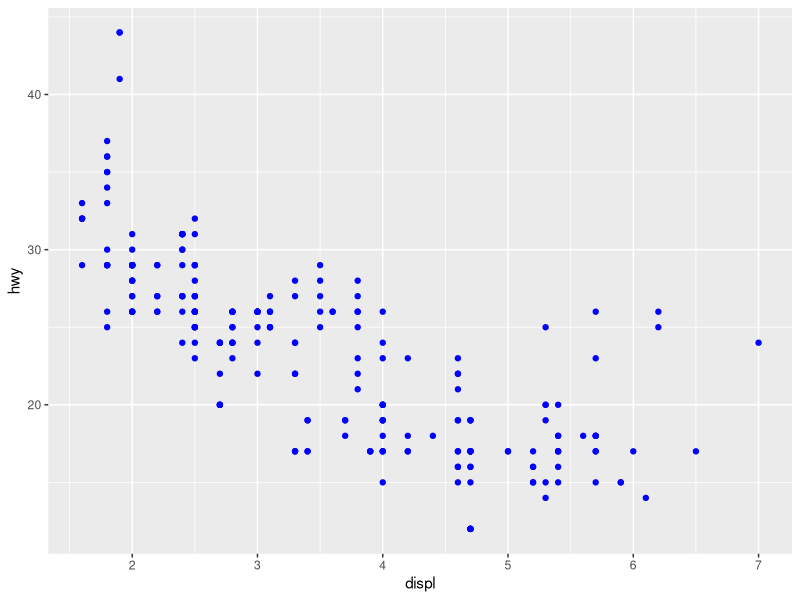
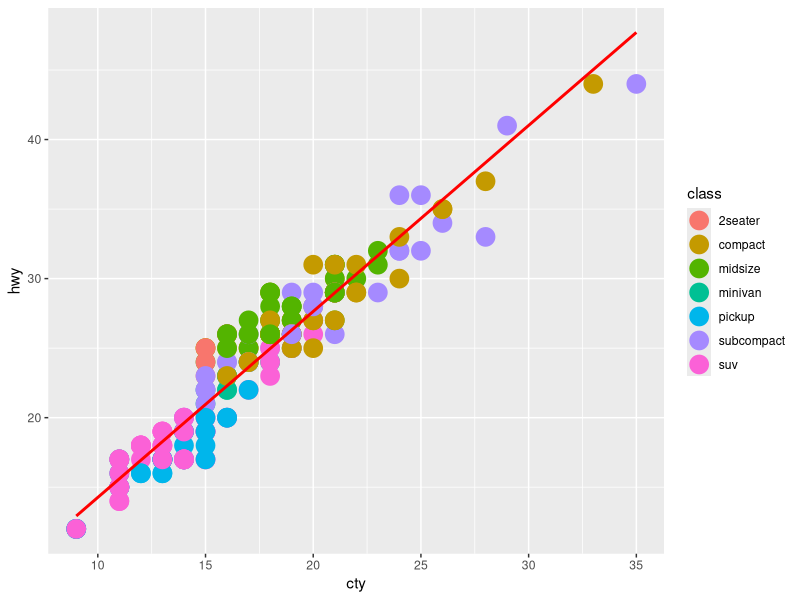
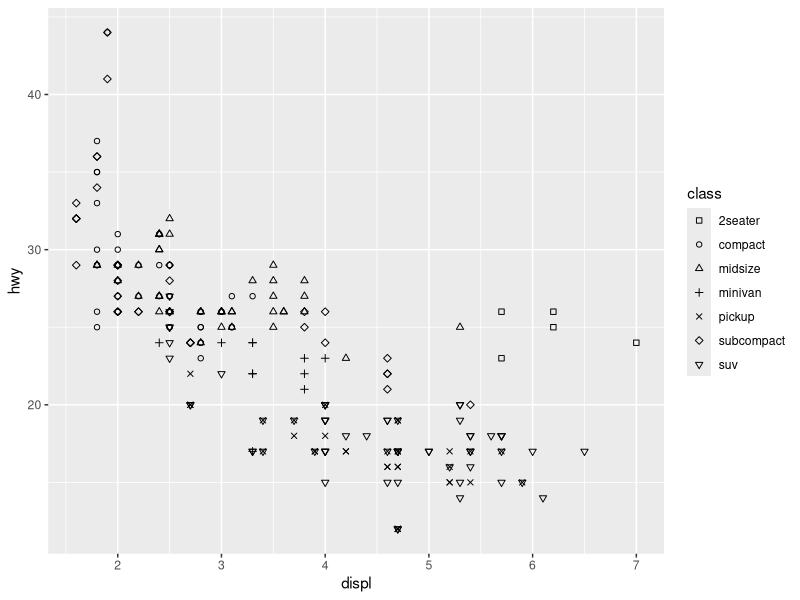
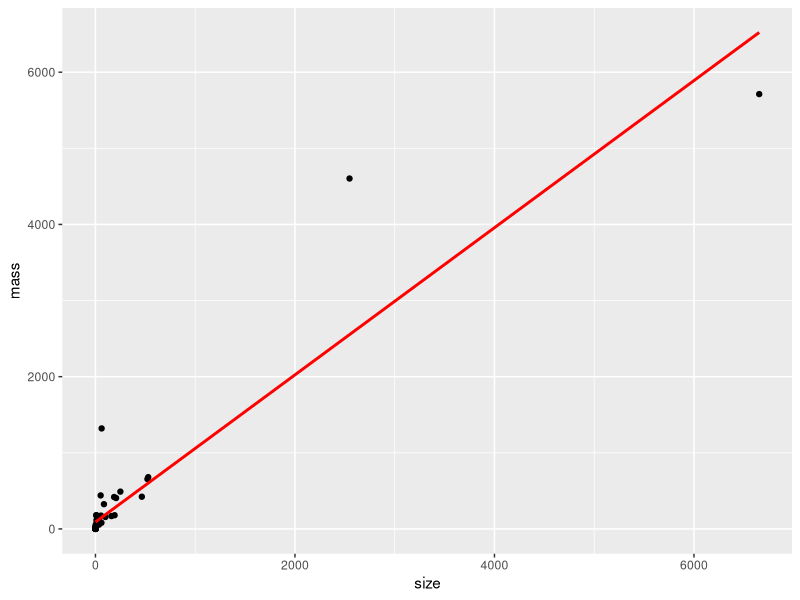
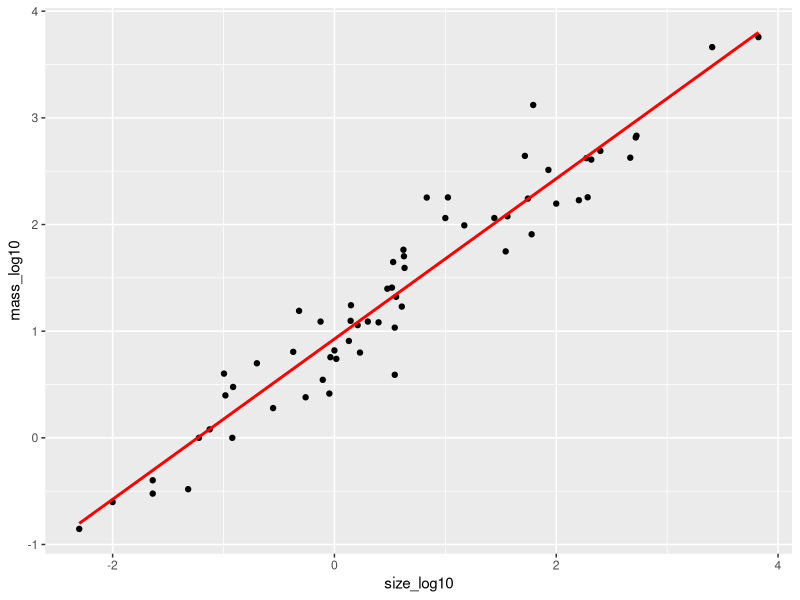

Generate these figures, in order, with R:
## ---- chunk 1
rm(list = ls(all.names=TRUE))
library(dplyr)
library(tidyverse)
library(ggplot2)
library(plyr)
## ---- chunk 2
# Write your code here
data.frame(mpg)
nrow(mpg)
ncol(mpg)

tibble(mpg)

## ---- chunk 3
# Write your code here
ggplot(data = mpg) + 
  geom_point(mapping = aes(x = displ, y = hwy), color = "blue")
## ---- chunk 4
# Write your code here
mpg$class_numeric <- as.integer(mpg$class)
typeof(mpg$class_numeric)
## ---- chunk 5
# Write your code here
ggplot(mpg, aes(cty, hwy)) + 
 geom_point(aes(color=class), size=6) + 
 geom_smooth(method = "lm", color = "red", se = FALSE)
#

## ---- chunk 6
# Write your code here
data_cty_15 <- subset(mpg, cty == 15, select = c(manufacturer, model))
print(data_cty_15)
## ---- chunk 7
# Write your code here

ggplot(data = mpg, aes(x = displ, y = hwy, shape = class)) + 
  geom_point() +
  scale_shape_manual(values = seq(0,7))
## ---- chunk 8
# Write your code here

x <- c(3.385,0.48,1.35,465,36.33,27.66,14.83,1.04,4.19,0.425,0.101,0.92,1,0.005,0.06,3.5,2,1.7,2547,0.023,187.1,521,0.785,10,3.3,0.2,1.41,529,207,85,0.75,62,6654,3.5,6.8,35,4.05,0.12,0.023,0.01,1.4,250,2.5,55.5,100,52.16,10.55,0.55,60,3.6,4.288,0.28,0.075,0.122,0.048,192,3,160,0.9,1.62,0.104,4.235)
y <- c(44.5,15.5,8.1,423,119.5,115,98.2,5.5,58,6.4,4,5.7,6.6,0.14,1,10.8,12.3,6.3,4603,0.3,419,655,3.5,115,25.6,5,17.5,680,406,325,12.3,1320,5712,3.9,179,56,17,1,0.4,0.25,12.5,490,12.1,175,157,440,179.5,2.4,81,21,39.2,1.9,1.2,3,0.33,180,25,169,2.6,11.4,2.5,50.4)

sizeMass <- cbind.data.frame(x, y)
sizeMass <- as_tibble(sizeMass)
names(sizeMass)[names(sizeMass) == "x"] <- "size"
names(sizeMass)[names(sizeMass)== "y"] <- "mass"

ggplot(sizeMass, aes(size, mass)) +
  geom_point() +
  geom_smooth(method = "lm", color = "red", se = FALSE)

## ---- chunk 9
# Write your code here (method 1 )
sizeMass$size_log10 <- log10(sizeMass$size)
sizeMass$mass_log10 <- log10(sizeMass$mass)
ggplot(sizeMass, aes(size_log10, mass_log10)) +
  geom_point() +
  geom_smooth(method = "lm", color = "red", se = FALSE)


